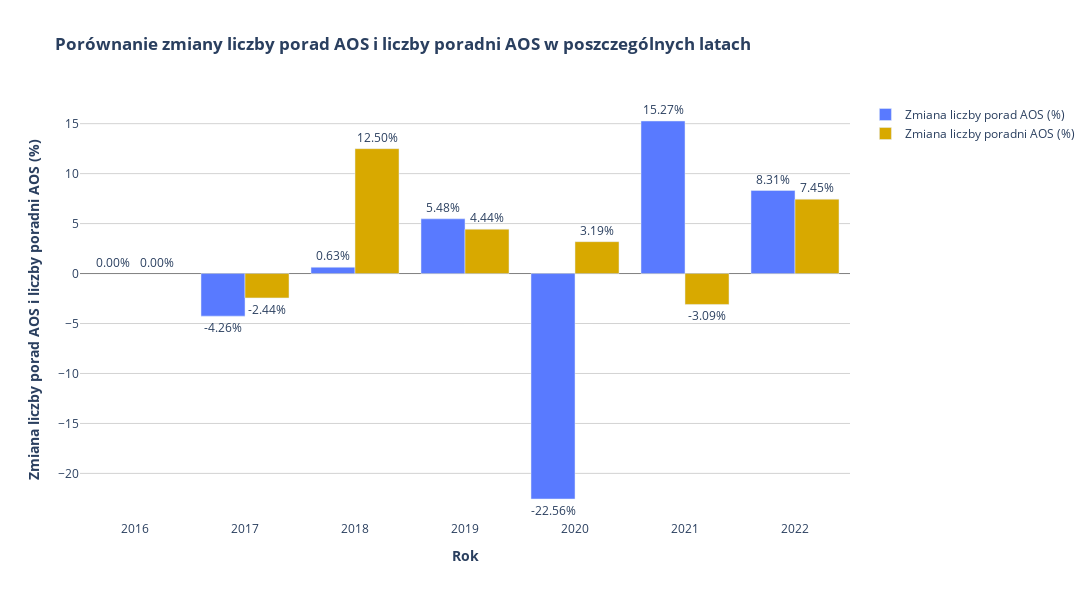

Source (notebook cell):
### Code cell
# Porównanie zmiany liczby porad i zmiany liczby poradni AOS w poszczególnych latach

fig_porownanie = go.Figure()

fig_porownanie.add_trace(
                            go.Bar(
                                    x=df_aos_geriatria_grouped_by_year["Rok"],
                                    y=df_aos_geriatria_grouped_by_year["L_Porad_Zmiana"],
                                    name="Zmiana liczby porad AOS (%)",
                                    marker=dict(color="#597AFF"),
                                    hovertemplate="Rok: <b>%{x}</b> <br>Zmiana liczby porad AOS: <b>%{y:.2f}</b>%",
                                    texttemplate="%{y:.2f}%",
                                    textposition="outside",
                                    )
                        )

fig_porownanie.add_trace(
                            go.Bar(
                                    x=df_aos_geriatria_grouped_by_year["Rok"],
                                    y=df_aos_geriatria_grouped_by_year["L_Poradni_Zmiana"],
                                    name="Zmiana liczby poradni AOS (%)",
                                    marker=dict(color="#D8A900"),
                                    hovertemplate="Rok: <b>%{x}</b> <br>Zmiana liczby poradni geriatrycznych AOS: <b>%{y:.2f}</b>%",
                                    texttemplate="%{y:.2f}%",
                                    textposition="outside",
                                    )
                        )

fig_porownanie.update_layout(
                                barmode="group",
                                title="<b>Porównanie zmiany liczby porad AOS i liczby poradni AOS w poszczególnych latach",
                                xaxis=dict(title="<b>Rok"),
                                yaxis=dict(
                                                title="<b>Zmiana liczby porad AOS i liczby poradni AOS (%)", tickformat=".",
                                                showgrid=True,
                                                gridcolor="lightgray",
                                                zeroline=True,
                                                zerolinecolor="gray",
                                                zerolinewidth=1
                                                ),
                                plot_bgcolor="white",
                                paper_bgcolor="white",
                                yaxis_showgrid=True,
                                height=600, 
                                width=1200,
                                )

fig_porownanie.show()

### Figure 1 — Plotly figure (JSON) as saved in the notebook; plotly's stock layout.template omitted (floating-point values rounded to 4 significant figures)
{"data": [{"hovertemplate": "Rok: <b>%{x}</b> <br>Zmiana liczby porad AOS: <b>%{y:.2f}</b>%", "marker": {"color": "#597AFF"}, "name": "Zmiana liczby porad AOS (%)", "textposition": "outside", "texttemplate": "%{y:.2f}%", "type": "bar", "x": [2016, 2017, 2018, 2019, 2020, 2021, 2022], "y": [null, -4.262, 0.632, 5.479, -22.56, 15.27, 8.312]}, {"hovertemplate": "Rok: <b>%{x}</b> <br>Zmiana liczby poradni geriatrycznych AOS: <b>%{y:.2f}</b>%", "marker": {"color": "#D8A900"}, "name": "Zmiana liczby poradni AOS (%)", "textposition": "outside", "texttemplate": "%{y:.2f}%", "type": "bar", "x": [2016, 2017, 2018, 2019, 2020, 2021, 2022], "y": [null, -2.439, 12.5, 4.444, 3.191, -3.093, 7.447]}], "layout": {"barmode": "group", "height": 600, "paper_bgcolor": "white", "plot_bgcolor": "white", "title": {"text": "<b>Porównanie zmiany liczby porad AOS i liczby poradni AOS w poszczególnych latach"}, "width": 1200, "xaxis": {"title": {"text": "<b>Rok"}}, "yaxis": {"gridcolor": "lightgray", "showgrid": true, "tickformat": ".", "title": {"text": "<b>Zmiana liczby porad AOS i liczby poradni AOS (%)"}, "zeroline": true, "zerolinecolor": "gray", "zerolinewidth": 1}}}
